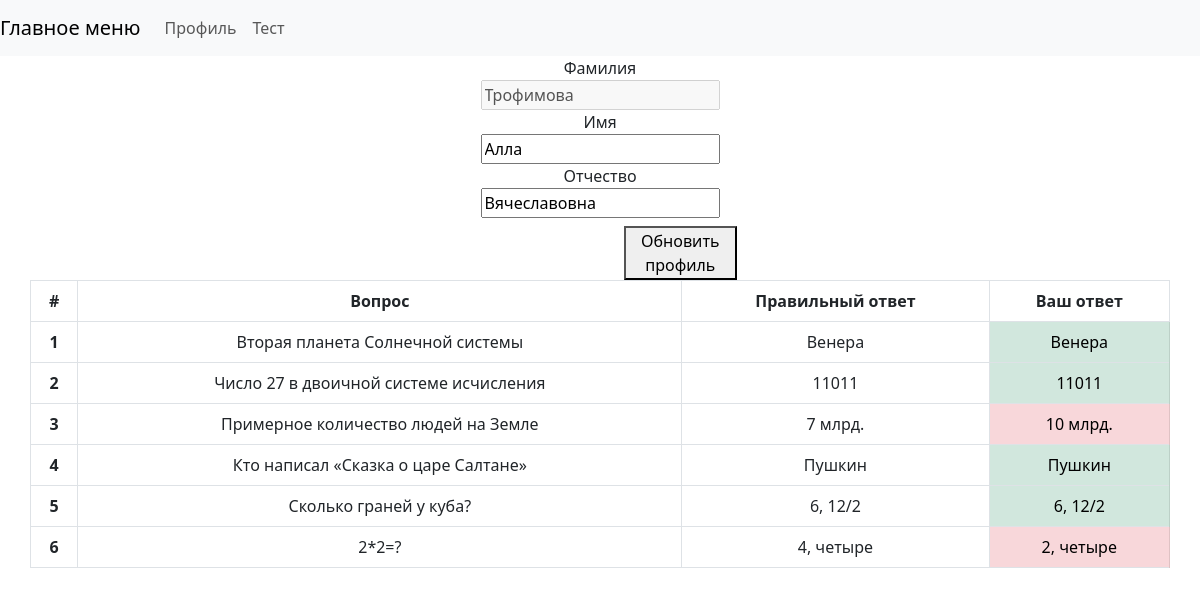
Screenshot of /profil (signed in) with the database file from the repository.
### api/models.py (models this page shows, shortened)
class User(db.Model,UserMixin):
    __tablename__ = 'user'
    id = db.Column(db.Integer, primary_key=True)
    fam = db.Column(db.String(120), nullable=False, unique=True)
    im = db.Column(db.String(120), nullable=False)
    ot = db.Column(db.String(120), nullable=False)
    password = db.Column(db.String(15),nullable=False)
    answer = db.relationship('UserAnswer', backref='user', lazy=True)
    is_test = db.Column(db.Boolean, nullable=False)
    is_admin = db.Column(db.Boolean, nullable=False)

class Test(db.Model):
    __tablename__ = 'test'
    id = db.Column(db.Integer, primary_key=True)
    text = db.Column(db.String(120), nullable=False, unique=True)
    answer = db.relationship('Answer', secondary=test_answer, lazy='subquery',backref=db.backref('test_answer', lazy=True))
    is_many_answer = db.Column(db.Boolean, nullable=False)
    test = db.relationship("UserAnswer", backref="test", lazy='dynamic')

class Answer(db.Model):
    __tablename__ = 'answer'
    id = db.Column(db.Integer, primary_key=True)
    num = db.Column(db.Integer, nullable=False)
    text = db.Column(db.String(120), nullable=False)
    is_right = db.Column(db.Boolean, nullable=False)

### api/core/blueprint/profil.py (the view)
@profil_bp.route("/profil")
def profil():
    if not current_user.is_authenticated:
        return redirect("/")
    result = ResultTest.result()
    return render_template("profil.html",user=current_user,result=result)

### api/__init__.py (called while the page is built)
@login_manager.user_loader
def load_user(user_id):
    return db.session.query(User).get(int(user_id))

### api/core/result_user_answer.py (called while the page is built)
    def get_answer(self):
        return db.session.query(UserAnswer).filter_by(user_id=current_user.id).all()

    def create(self):
        for answer in self.answer:
            self.insert(answer)
        return self.table

    def insert(self,answer):
        table_ord = OrderedDict()
        right = set()
        user_answer = set()
        is_right = set()
        for ans in answer.answer:
            test = ans.test_answer[0]
            table_ord['test_text'] = test.text
            is_right.add(ans.is_right)
            answers_right = db.session.query(Answer_md).select_from(join(Answer_md,Test,Test.answer))\
                .filter(Answer_md.is_right==True,Test.id==test.id).all()
            for ans_right in answers_right:
                right.add(ans_right.text)
            table_ord['test_right'] = ', '.join(right)
            user_answer.add(ans.text)
        table_ord['user_answer'] = ', '.join(user_answer)
        table_ord['is_right'] = True if is_right == {True} else False
        self.table.append(table_ord)

    @staticmethod
    def result():
        answer = Answer()
        result_answer = answer.get_answer()
        table = Table(result_answer)
        return table.create()

### api/templates/profil.html (shortened to what this page needs)
<!doctype html>
<html lang="en">
<head>
    <link href="https://cdn.jsdelivr.net/npm/bootstrap@5.3.0-alpha3/dist/css/bootstrap.min.css" rel="stylesheet"
>
</head>
<body>
    <nav class="navbar navbar-expand-lg navbar-light bg-light">
        <a class="navbar-brand" href="/">Главное меню</a>
        <div class="collapse navbar-collapse" id="navbarSupportedContent">
            <ul class="navbar-nav mr-auto">
                <li class="nav-item">
                    <a class="nav-link" href="{{ url_for('profil.profil')}}">Профиль</a>
                </li>
                {% if not user.is_admin %}
                <li class="nav-item">
                    <a class="nav-link" href="{{ url_for('test.index')}}">Тест</a>
                </li>
                {% endif %}
            </ul>
        </div>
    </nav>
    <div class="container text-center">
        <div class="row">
            <div class="col-md-6 offset-md-3">
                <div><label>Фамилия</label></div>
                <input type="text" value={{ user.fam }} disabled="disabled">
            </div>
            <div class="col-md-6 offset-md-3">
                <div> <label>Имя</label></div>
                <input type="text"
                       {% if user.im|length > 1 %}
                       value={{ user.im }}
                        {% else %}
                        value=""
                        {% endif %}
                    id="im">
            </div>
            <div class="col-md-6 offset-md-3">
                <div><label>Отчество</label></div>
                <input type="text"
                       {% if user.ot|length > 1 %}
                       value={{ user.ot }}
                        {% else %}
                        value=""
                        {% endif %}
                               id="ot">
            </div>
            <div class="col-md-6 offset-md-6 pt-2">
                <div class="container">
                    <div class="row">
                        <div class="col-md-3 ">
                            <button onclick="update_user()">Обновить профиль</button>
                        </div>
                    </div>
                </div>
            </div>
            {% if result %}
            <table class="table table-bordered">
                <thead>
                    <tr>
                        <th scope="col">#</th>
                        <th scope="col">Вопрос</th>
                        <th scope="col">Правильный ответ</th>
                        <th scope="col">Ваш ответ</th>
                    </tr>
                </thead>
                <tbody>
                    {% for res in result %}
                    <tr>
                        <th scope="row">{{ loop.index }}</th>
                        <td>{{ res.test_text }}</td>
                        <td>{{ res.test_right }}</td>
                        <td {% if res.is_right==True %} class="table-success" {% else %} class="table-danger" {% endif
                            %}>{{ res.user_answer }}</td>
                    </tr>
                    {% endfor %}
                </tbody>
            </table>
            {% endif %}
        </div>
    </div>
</body>
</html>

### rows the page displays
User: fam "Трофимова", im "Алла", ot "Вячеславовна"
Test: test_text "Вторая планета Солнечной системы"
Answer: test_right "Венера", user_answer "Венера"
Test: test_text "Число 27 в двоичной системе исчисления"
Answer: test_right "11011", user_answer "11011"
Test: test_text "Примерное количество людей на Земле"
Answer: test_right "7 млрд."
Answer: user_answer "10 млрд."
Test: test_text "Кто написал «Сказка о царе Салтане»"
Answer: test_right "Пушкин", user_answer "Пушкин"
Test: test_text "Сколько граней у куба?", test_right "6, 12/2", user_answer "6, 12/2"
Test: test_text "2*2=?", test_right "4, четыре", user_answer "2, четыре"
